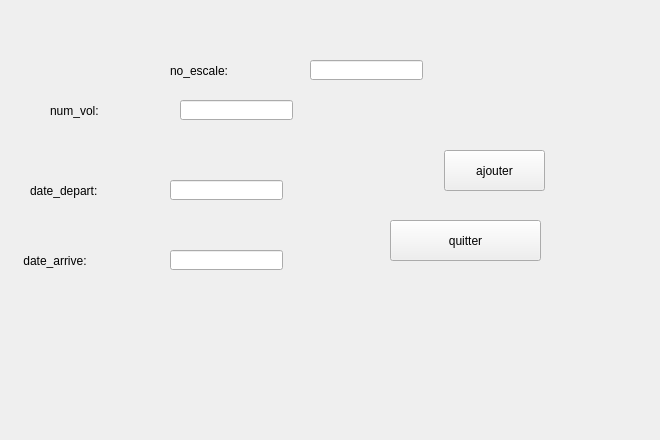
      <widget class="QWidget" name="tab_6">
       <attribute name="title">
        <string>ajouter</string>
       </attribute>
       <widget class="QLabel" name="label_14">
        <property name="geometry">
         <rect>
          <x>0</x>
          <y>-10</y>
          <width>651</width>
          <height>431</height>
         </rect>
        </property>
        <property name="text">
         <string/>
        </property>
        <property name="pixmap">
         <pixmap>../../avis-lufthansa-vol-inde.jpg</pixmap>
        </property>
       </widget>
       <widget class="QLabel" name="label_18">
        <property name="geometry">
         <rect>
          <x>170</x>
          <y>30</y>
          <width>131</width>
          <height>81</height>
         </rect>
        </property>
        <property name="text">
         <string>no_escale:</string>
        </property>
       </widget>
       <widget class="QLineEdit" name="lineEdit_14">
        <property name="geometry">
         <rect>
          <x>310</x>
          <y>60</y>
          <width>113</width>
          <height>20</height>
         </rect>
        </property>
       </widget>
       <widget class="QLabel" name="label_23">
        <property name="geometry">
         <rect>
          <x>50</x>
          <y>90</y>
          <width>91</width>
          <height>41</height>
         </rect>
        </property>
        <property name="text">
         <string>num_vol:</string>
        </property>
       </widget>
       <widget class="QLineEdit" name="lineEdit_17">
        <property name="geometry">
         <rect>
          <x>180</x>
          <y>100</y>
          <width>113</width>
          <height>20</height>
         </rect>
        </property>
       </widget>
       <widget class="QLabel" name="label_27">
        <property name="geometry">
         <rect>
          <x>30</x>
          <y>170</y>
          <width>131</width>
          <height>41</height>
         </rect>
        </property>
        <property name="text">
         <string>date_depart:</string>
        </property>
       </widget>
       <widget class="QLabel" name="label_28">
        <property name="geometry">
         <rect>
          <x>20</x>
          <y>240</y>
          <width>131</width>
          <height>41</height>
         </rect>
        </property>
        <property name="text">
         <string> date_arrive:</string>
        </property>
       </widget>
       <widget class="QLineEdit" name="lineEdit_18">
        <property name="geometry">
         <rect>
          <x>170</x>
          <y>180</y>
          <width>113</width>
          <height>20</height>
         </rect>
        </property>
       </widget>
       <widget class="QLineEdit" name="lineEdit_19">
        <property name="geometry">
         <rect>
          <x>170</x>
          <y>250</y>
          <width>113</width>
          <height>20</height>
         </rect>
        </property>
       </widget>
       <widget class="QPushButton" name="pushButton_ajouteres">
        <property name="geometry">
         <rect>
          <x>444</x>
          <y>150</y>
          <width>101</width>
          <height>41</height>
         </rect>
        </property>
        <property name="styleSheet">
         <string notr="true">background:url(C/Users/ouesl/Desktop/2A1/a/img/24337640_818173165020288_58110478_n)</string>
        </property>
        <property name="text">
         <string>ajouter</string>
        </property>
        <property name="icon">
         <iconset>
          <normaloff>../../a/img/24337640_818173165020288_58110478_n.png</normaloff>../../a/img/24337640_818173165020288_58110478_n.png</iconset>
        </property>
       </widget>
       <widget class="QPushButton" name="pushButton_3">
        <property name="geometry">
         <rect>
          <x>390</x>
          <y>220</y>
          <width>151</width>
          <height>41</height>
         </rect>
        </property>
        <property name="text">
         <string>quitter</string>
        </property>
        <property name="icon">
         <iconset>
          <normaloff>../../a/img/quit.png</normaloff>../../a/img/quit.png</iconset>
        </property>
       </widget>
      </widget>
